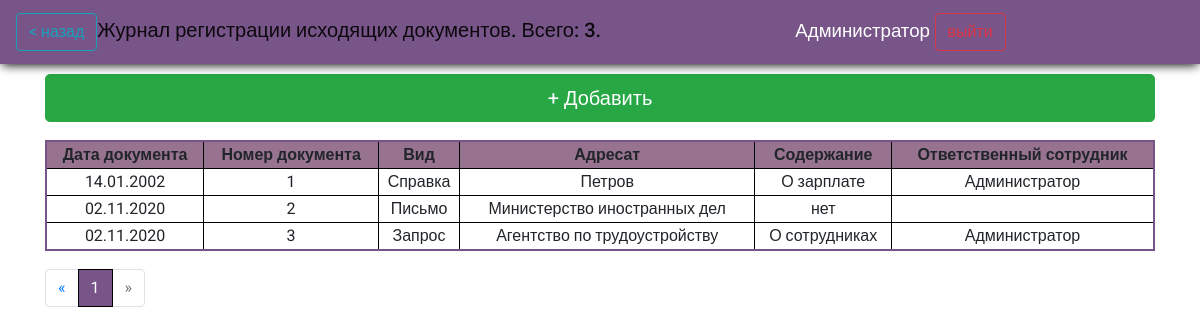
Before: /journals/outbound_docs/?page=3 (signed in) with the older database file.
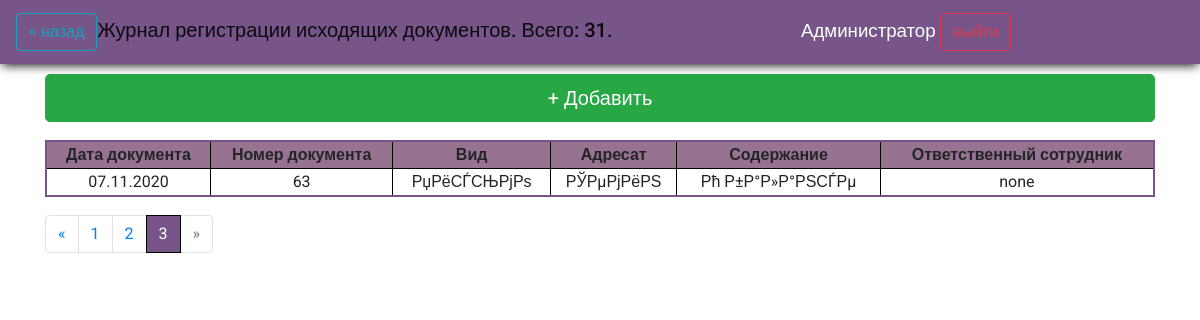
After: the same page with the newer database file.
### reg_jounals/models.py (models this page shows, shortened)
class OutBoundDocument(models.Model):
    doc_type = models.CharField(default='Письмо', max_length=100, help_text="Введите вид документа (письмо, справка, и.т.д)", verbose_name='Вид', db_index=True)
    doc_date = models.DateField(help_text="Введите дату документа", verbose_name='Дата документа', db_index=True)
    doc_dest =  models.CharField(max_length=256, help_text="Введите адресата", verbose_name='Получатель (адресат)')
    doc_additionalData = models.CharField(default='none', max_length=256, help_text="Введите содержание документа", verbose_name='Содержание документа')
    doc_res_officer = models.CharField(blank=True, editable=False,  max_length=256, help_text="Сотрудник, который внес документ в систему ", verbose_name='Ответственный сотрудник')
    class Meta:
        ordering = ["id"]
        verbose_name = 'Исходящий документ'
        verbose_name_plural = 'Исходящие документы'

### reg_jounals/views.py (the view)
# urls.py: path('outbound_docs/', views.outbound_docs, name='outbound'),
def outbound_docs(request):
    if request.user.is_authenticated:
        auth = request.user.is_authenticated
        documents = OutBoundDocument.objects.all()
        p_documents = Paginator(documents, 15)
        page_number = request.GET.get('page', 1)
        page = p_documents.get_page(page_number)
        count = len(documents)
        method = str(request.method)
        usr = str(request.user.first_name)
        i = 0
        return render(request, 'reg_jounals/outbound_docs.html', context={'documents':page, 'count':count, 'auth':auth, 'i':i})
    else:
        return render(request, 'reg_jounals/no_auth.html')

### reg_jounals/templates/reg_jounals/outbound_docs.html (shortened to what this page needs)
{%extends "reg_jounals/index.html" %}
{%block header%}  <a class="btn btn-outline-info" href="../"> < назад</a>Журнал регистрации исходящих документов. Всего: {{count}}. {%endblock%}
{%block content%}
<a class="btn btn-success btn-lg m-bottom btn-add " href="{% url 'doc_outbound_add_url' %}"> + Добавить</a>
{% if documents %}
<table>
  <thead class="thead-dark">
  <tr class="tr-header">
    <th scope="col">Дата документа</th>
    <th scope="col">Номер документа</th>
    <th scope="col">Вид</th>
    <th scope="col">Адресат</th>
    <th scope="col">Содержание</th>
    <th scope="col">Ответственный сотрудник</th>
  </tr>
  </thead>
  {%for doc in documents%}
  <tr onclick="return location.href = '{% url 'doc_outbound_upd_url' id=doc.id%}' ">
    <td>{{doc.doc_date|date:"d.m.Y"}}</td>
    <td>{{doc.id}}</td>
    <td>{{doc.doc_type}}</td>
    <td>{{doc.doc_dest}}</td>
    <td>{{doc.doc_additionalData}}</td>
    <td>{{doc.doc_res_officer}}</td>
</tr>
  {%endfor%}
</table>
<nav  class="paginator" aria-label="Page navigation example">
  <ul class="pagination">
    <li class="page-item">
      <a class="page-link" href="#" aria-label="Previous">
<span aria-hidden="true">&laquo;</span>
      </a>
    </li>
{% for p in documents.paginator.page_range %}
  {% if documents.number == p%}
   <li class="page-item active"><a class="page-link" href="?page={{p}}">{{ p }}</a></li>
   {%else%}
        <li class="page-item"><a class="page-link" href="?page={{p}}">{{ p }}</a></li>
    {%endif%}
  {% endfor %}
{%if documents.has_next%}
    <li class="page-item">
      <a class="page-link" href='?page={{documents.next_page_number}}' aria-label="Next">
<span aria-hidden="true">&raquo;</span>
      </a>
    </li>
  {%else%}
  <li class="page-item disabled">
    <a class="page-link" href='#' aria-disabled='true' aria-label="Next">
      <span aria-hidden="true">&raquo;</span>
    </a>
  </li>
  {%endif%}
  </ul>
</nav>
{%else%}
<h2>Записей нет</h2>
{%endif%}
{%endblock%}

Changed rows visible on the page:
removed OutBoundDocument: doc_date "14.01.2002", id "1", doc_type "Справка", doc_dest "Петров", doc_additionalData "О зарплате", doc_res_officer "Администратор"
removed OutBoundDocument: doc_date "02.11.2020", id "2", doc_type "Письмо", doc_dest "Министерство иностранных дел", doc_additionalData "нет"
no longer on this page (row unchanged): OutBoundDocument: doc_date "02.11.2020", id "3", doc_type "Запрос", doc_dest "Агентство по трудоустройству", doc_additionalData "О сотрудниках", doc_res_officer "Администратор"
added OutBoundDocument: doc_date "07.11.2020", id "63", doc_type "РџРёСЃСЊРјРѕ", doc_dest "РЎРµРјРёРЅ", doc_additionalData "Рћ Р±Р°Р»Р°РЅСЃРµ", doc_res_officer "none"
Other visible differences:
{{ count }}: "3" → "31"
list line gone: "1"
new list line: "1"
new list line: "2"
new list line: "3"
